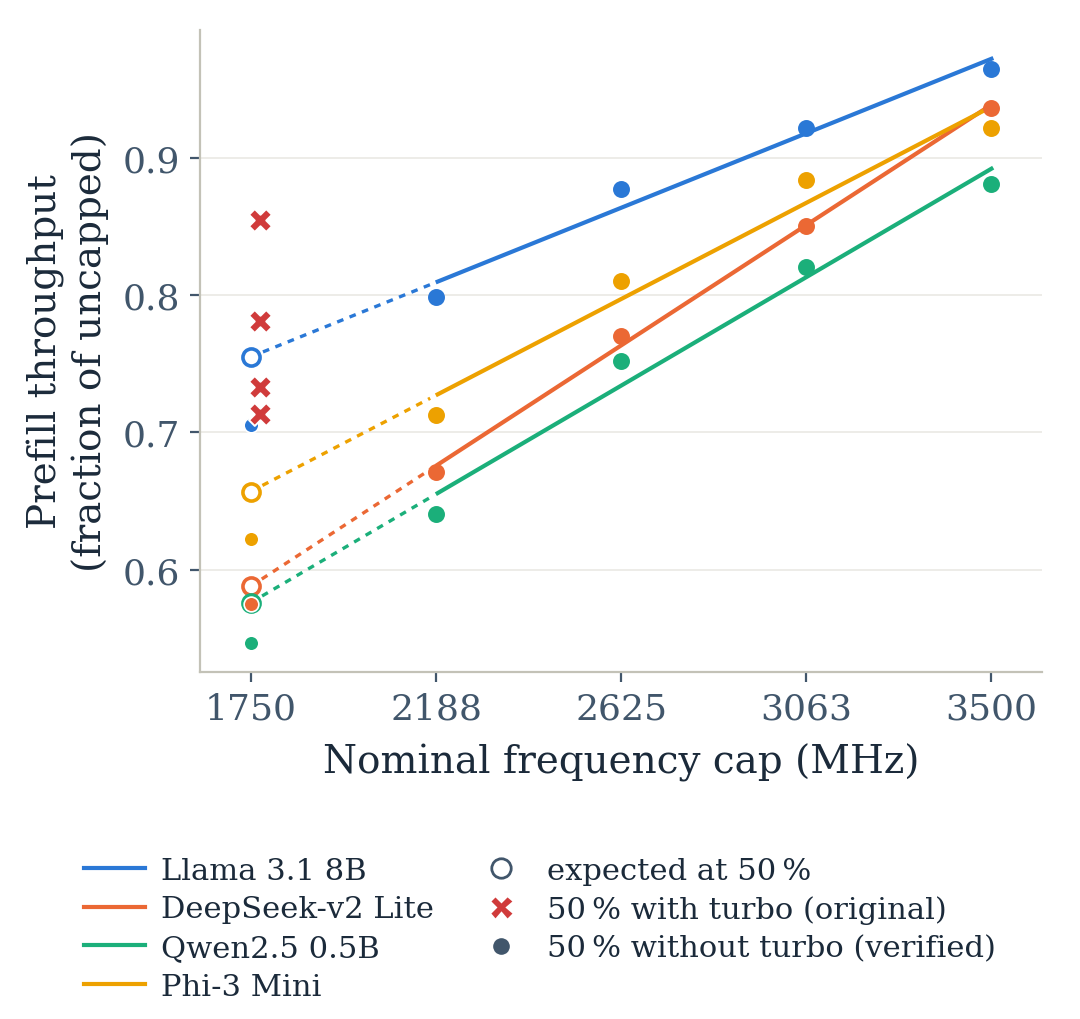

The Python source for this figure:
import os, sys
import numpy as np
import matplotlib
matplotlib.use("Agg")
import matplotlib.pyplot as plt

sys.path.insert(0, os.path.dirname(os.path.abspath(__file__)))
from generate_threats_figure import (
    VALID_DIRS, R1_DIR, INVALID_50_DIR, NOMINAL_50_MHZ, MODEL_STYLE,
    CRITICAL_RED, BASELINE, prefill_mean,
)

LOGS_DIR = os.path.join(os.path.dirname(__file__), "..", "logs")
VERIFIED_50_DIR = f"{LOGS_DIR}/2026-07-19_48h_50_throttling/deep_aging"

PT = dict(base=12, tick=13, axis=14, legend=11)
plt.rcParams.update({
    "figure.facecolor": "white", "axes.facecolor": "white",
    "axes.edgecolor": BASELINE, "axes.labelcolor": "#1B2A3A",
    "text.color": "#1B2A3A", "xtick.color": "#41566B",
    "ytick.color": "#41566B", "grid.color": "#e1e0d9",
    "font.family": "serif", "font.size": PT["base"],
})

fig, ax = plt.subplots(figsize=(5.4, 5.1))
xs = np.array([mhz for _, mhz in VALID_DIRS.values()], dtype=float)
handles = []

for model_key, style in MODEL_STYLE.items():
    r1 = prefill_mean(R1_DIR, model_key)
    ys = np.array([prefill_mean(d, model_key) / r1 for d, _ in VALID_DIRS.values()])
    slope, intercept = np.polyfit(xs, ys, 1)

    fit_x = np.linspace(NOMINAL_50_MHZ, xs.max(), 100)
    fit_y = slope * fit_x + intercept
    solid = fit_x >= xs.min()
    line, = ax.plot(fit_x[solid], fit_y[solid], color=style["color"],
                    linewidth=1.5, zorder=2, label=style["label"])
    ax.plot(fit_x[~solid], fit_y[~solid], color=style["color"],
            linewidth=1.2, linestyle=(0, (2, 2)), zorder=2)
    ax.scatter(xs, ys, color=style["color"], s=26, zorder=3)

    expected = slope * NOMINAL_50_MHZ + intercept
    observed_inv = prefill_mean(INVALID_50_DIR, model_key) / r1
    observed_ver = prefill_mean(VERIFIED_50_DIR, model_key) / r1

    # Expected hollow circle at 1750
    ax.scatter([NOMINAL_50_MHZ], [expected], marker="o", s=38,
               facecolor="white", edgecolor=style["color"],
               linewidth=1.3, zorder=4)
    # Verified 50% (without turbo) at 1750 - solid circle with thin white edge
    ax.scatter([NOMINAL_50_MHZ], [observed_ver], marker="o", s=28,
               color=style["color"], edgecolor="white", linewidth=0.6, zorder=5)
    # Invalid 50% (with turbo) - red cross, slight offset +22 MHz so it never obscures any verified 50% dot
    ax.scatter([NOMINAL_50_MHZ + 22], [observed_inv], marker="X", s=68,
               color=CRITICAL_RED, edgecolor="white", linewidth=0.7, zorder=6)

    handles.append(line)

ax.set_xticks([NOMINAL_50_MHZ] + list(xs))
ax.set_xticklabels(["1750"] + [f"{int(v)}" for v in xs], fontsize=PT["tick"])
ax.tick_params(axis="y", labelsize=PT["tick"])
ax.set_xlabel("Nominal frequency cap (MHz)", fontsize=PT["axis"], labelpad=6)
ax.set_ylabel("Prefill throughput\n(fraction of uncapped)",
              fontsize=PT["axis"], labelpad=5)
ax.grid(True, axis="y", linewidth=0.6, alpha=0.7)
for spine in ("top", "right"):
    ax.spines[spine].set_visible(False)
ax.set_xlim(NOMINAL_50_MHZ - 120, xs.max() + 120)

handles += [
    plt.Line2D([0], [0], marker="o", color="none", markerfacecolor="white",
               markeredgecolor="#41566B", markersize=PT["legend"] - 4,
               label="expected at 50 %"),
    plt.Line2D([0], [0], marker="X", color="none",
               markerfacecolor=CRITICAL_RED, markeredgecolor="white",
               markersize=PT["legend"] - 2, label="50 % with turbo (original)"),
    plt.Line2D([0], [0], marker="o", color="none",
               markerfacecolor="#41566B", markeredgecolor="white",
               markersize=PT["legend"] - 4, label="50 % without turbo (verified)"),
]

fig.subplots_adjust(left=0.185, right=0.965, top=0.97, bottom=0.34)
leg = fig.legend(handles=handles, loc="lower center", frameon=False,
                 ncol=2, fontsize=PT["legend"], handletextpad=0.5,
                 columnspacing=1.2, labelspacing=0.35, borderaxespad=0.2)

fig.savefig("analysis_output/test_dodge2.png", dpi=200, facecolor="white")
plt.close(fig)
print("Saved dodge2")
